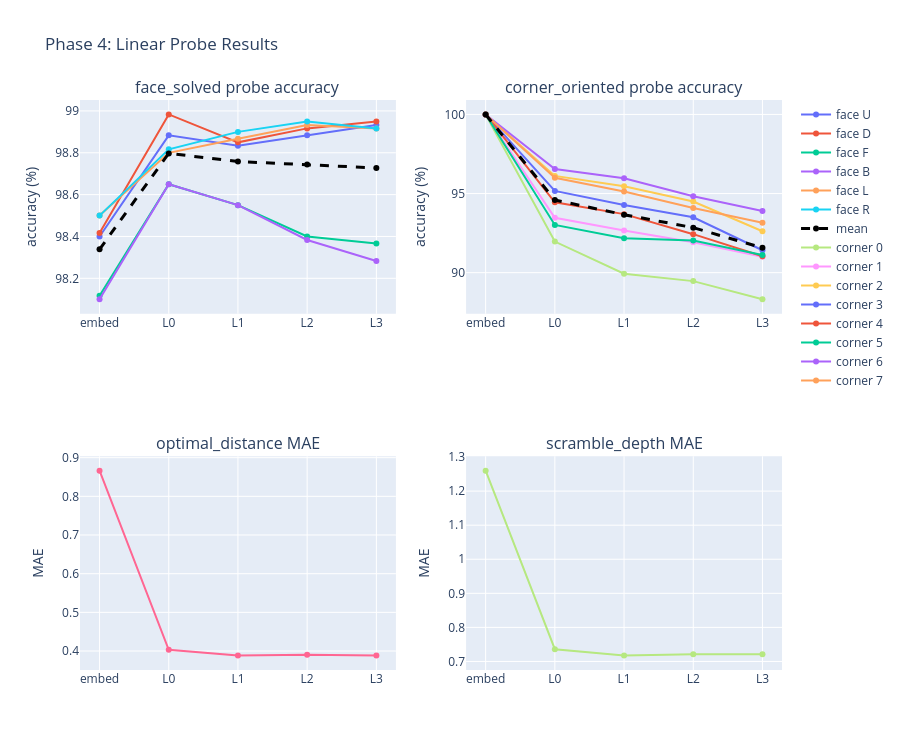

Source (notebook cell):
### Code cell
fig = make_subplots(rows=2, cols=2, subplot_titles=[
    'face_solved probe accuracy', 'corner_oriented probe accuracy',
    'optimal_distance MAE', 'scramble_depth MAE',
])
for fi, fn in enumerate(FACE_NAMES):
    fig.add_trace(go.Scatter(x=layer_labels, y=[face_acc[li][fi]*100 for li in range(len(hook_names))],
                             name=f'face {fn}', mode='lines+markers'), row=1, col=1)
fig.add_trace(go.Scatter(x=layer_labels, y=[np.mean(face_acc[li])*100 for li in range(len(hook_names))],
                         name='mean', mode='lines+markers', line=dict(dash='dash', width=3, color='black')), row=1, col=1)
for ci in range(8):
    fig.add_trace(go.Scatter(x=layer_labels, y=[corner_acc[li][ci]*100 for li in range(len(hook_names))],
                             name=f'corner {ci}', mode='lines+markers', showlegend=True), row=1, col=2)
fig.add_trace(go.Scatter(x=layer_labels, y=[np.mean(corner_acc[li])*100 for li in range(len(hook_names))],
                         name='mean', mode='lines+markers', line=dict(dash='dash', width=3, color='black'),
                         showlegend=False), row=1, col=2)
fig.add_trace(go.Scatter(x=layer_labels, y=opt_mae, mode='lines+markers', showlegend=False), row=2, col=1)
fig.add_trace(go.Scatter(x=layer_labels, y=scr_mae, mode='lines+markers', showlegend=False), row=2, col=2)
fig.update_yaxes(title_text='accuracy (%)', row=1, col=1)
fig.update_yaxes(title_text='accuracy (%)', row=1, col=2)
fig.update_yaxes(title_text='MAE', row=2, col=1)
fig.update_yaxes(title_text='MAE', row=2, col=2)
fig.update_layout(title='Phase 4: Linear Probe Results', height=750)
fig.show()

### Figure 1 — Plotly figure (JSON) as saved in the notebook; plotly's stock layout.template omitted (floating-point values rounded to 4 significant figures)
{"data": [{"mode": "lines+markers", "name": "face U", "type": "scatter", "x": ["embed", "L0", "L1", "L2", "L3"], "xaxis": "x", "y": [98.4, 98.88, 98.83, 98.88, 98.93], "yaxis": "y"}, {"mode": "lines+markers", "name": "face D", "type": "scatter", "x": ["embed", "L0", "L1", "L2", "L3"], "xaxis": "x", "y": [98.42, 98.98, 98.85, 98.92, 98.95], "yaxis": "y"}, {"mode": "lines+markers", "name": "face F", "type": "scatter", "x": ["embed", "L0", "L1", "L2", "L3"], "xaxis": "x", "y": [98.12, 98.65, 98.55, 98.4, 98.37], "yaxis": "y"}, {"mode": "lines+markers", "name": "face B", "type": "scatter", "x": ["embed", "L0", "L1", "L2", "L3"], "xaxis": "x", "y": [98.1, 98.65, 98.55, 98.38, 98.28], "yaxis": "y"}, {"mode": "lines+markers", "name": "face L", "type": "scatter", "x": ["embed", "L0", "L1", "L2", "L3"], "xaxis": "x", "y": [98.5, 98.8, 98.87, 98.93, 98.92], "yaxis": "y"}, {"mode": "lines+markers", "name": "face R", "type": "scatter", "x": ["embed", "L0", "L1", "L2", "L3"], "xaxis": "x", "y": [98.5, 98.82, 98.9, 98.95, 98.92], "yaxis": "y"}, {"line": {"color": "black", "dash": "dash", "width": 3}, "mode": "lines+markers", "name": "mean", "type": "scatter", "x": ["embed", "L0", "L1", "L2", "L3"], "xaxis": "x", "y": [98.34, 98.8, 98.76, 98.74, 98.73], "yaxis": "y"}, {"mode": "lines+markers", "name": "corner 0", "showlegend": true, "type": "scatter", "x": ["embed", "L0", "L1", "L2", "L3"], "xaxis": "x2", "y": [100.0, 91.97, 89.93, 89.46, 88.31], "yaxis": "y2"}, {"mode": "lines+markers", "name": "corner 1", "showlegend": true, "type": "scatter", "x": ["embed", "L0", "L1", "L2", "L3"], "xaxis": "x2", "y": [99.98, 93.47, 92.67, 91.92, 91.0], "yaxis": "y2"}, {"mode": "lines+markers", "name": "corner 2", "showlegend": true, "type": "scatter", "x": ["embed", "L0", "L1", "L2", "L3"], "xaxis": "x2", "y": [100.0, 96.12, 95.47, 94.5, 92.62], "yaxis": "y2"}, {"mode": "lines+markers", "name": "corner 3", "showlegend": true, "type": "scatter", "x": ["embed", "L0", "L1", "L2", "L3"], "xaxis": "x2", "y": [100.0, 95.17, 94.28, 93.5, 91.42], "yaxis": "y2"}, {"mode": "lines+markers", "name": "corner 4", "showlegend": true, "type": "scatter", "x": ["embed", "L0", "L1", "L2", "L3"], "xaxis": "x2", "y": [100.0, 94.45, 93.7, 92.43, 91.03], "yaxis": "y2"}, {"mode": "lines+markers", "name": "corner 5", "showlegend": true, "type": "scatter", "x": ["embed", "L0", "L1", "L2", "L3"], "xaxis": "x2", "y": [100.0, 93.02, 92.18, 92.03, 91.12], "yaxis": "y2"}, {"mode": "lines+markers", "name": "corner 6", "showlegend": true, "type": "scatter", "x": ["embed", "L0", "L1", "L2", "L3"], "xaxis": "x2", "y": [100.0, 96.55, 95.97, 94.83, 93.9], "yaxis": "y2"}, {"mode": "lines+markers", "name": "corner 7", "showlegend": true, "type": "scatter", "x": ["embed", "L0", "L1", "L2", "L3"], "xaxis": "x2", "y": [100.0, 96.0, 95.13, 94.08, 93.15], "yaxis": "y2"}, {"line": {"color": "black", "dash": "dash", "width": 3}, "mode": "lines+markers", "name": "mean", "showlegend": false, "type": "scatter", "x": ["embed", "L0", "L1", "L2", "L3"], "xaxis": "x2", "y": [100.0, 94.59, 93.67, 92.84, 91.57], "yaxis": "y2"}, {"mode": "lines+markers", "showlegend": false, "type": "scatter", "x": ["embed", "L0", "L1", "L2", "L3"], "xaxis": "x3", "y": [0.8663, 0.4031, 0.3883, 0.3907, 0.3883], "yaxis": "y3"}, {"mode": "lines+markers", "showlegend": false, "type": "scatter", "x": ["embed", "L0", "L1", "L2", "L3"], "xaxis": "x4", "y": [1.26, 0.736, 0.7173, 0.7213, 0.7215], "yaxis": "y4"}], "layout": {"annotations": [{"font": {"size": 16}, "showarrow": false, "text": "face_solved probe accuracy", "x": 0.225, "xanchor": "center", "xref": "paper", "y": 1.0, "yanchor": "bottom", "yref": "paper"}, {"font": {"size": 16}, "showarrow": false, "text": "corner_oriented probe accuracy", "x": 0.775, "xanchor": "center", "xref": "paper", "y": 1.0, "yanchor": "bottom", "yref": "paper"}, {"font": {"size": 16}, "showarrow": false, "text": "optimal_distance MAE", "x": 0.225, "xanchor": "center", "xref": "paper", "y": 0.375, "yanchor": "bottom", "yref": "paper"}, {"font": {"size": 16}, "showarrow": false, "text": "scramble_depth MAE", "x": 0.775, "xanchor": "center", "xref": "paper", "y": 0.375, "yanchor": "bottom", "yref": "paper"}], "height": 750, "title": {"text": "Phase 4: Linear Probe Results"}, "xaxis": {"anchor": "y", "domain": [0.0, 0.45]}, "xaxis2": {"anchor": "y2", "domain": [0.55, 1.0]}, "xaxis3": {"anchor": "y3", "domain": [0.0, 0.45]}, "xaxis4": {"anchor": "y4", "domain": [0.55, 1.0]}, "yaxis": {"anchor": "x", "domain": [0.625, 1.0], "title": {"text": "accuracy (%)"}}, "yaxis2": {"anchor": "x2", "domain": [0.625, 1.0], "title": {"text": "accuracy (%)"}}, "yaxis3": {"anchor": "x3", "domain": [0.0, 0.375], "title": {"text": "MAE"}}, "yaxis4": {"anchor": "x4", "domain": [0.0, 0.375], "title": {"text": "MAE"}}}}
